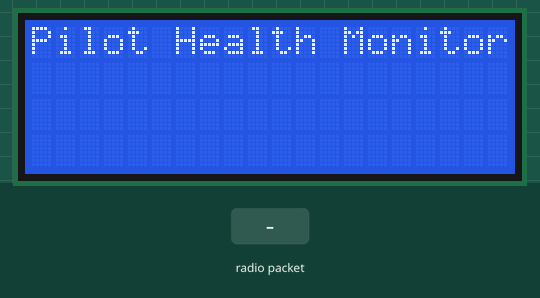
A sketch run on a simulated Arduino Uno, built with avr-gcc and run on an emulated ATmega328P. Parts: 20×4 character LCD. Inputs (shaded band) come from the test bench. No radio packets arrive unless stated.

Above: at 1.2 s.
1.3 s: radio packet "1" arrives
At 1.6 s:
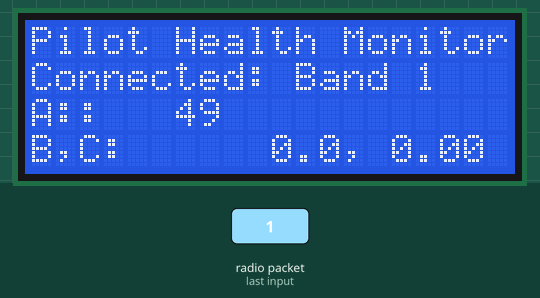
Timing chart, 0 to 4.3 s (numbered marks = the images above; inputs shaded):
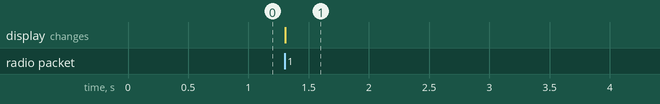

The sketch:

ATC_Base_Code.ino
```cpp
//ATC Code
#include <LiquidCrystal.h>
#include <SPI.h>
#include "RF24.h"
#include <SoftwareSerial.h>

SoftwareSerial BTserial(0, 1); // RX | TX

const int rs = 9, en = 6, d4 = 5, d5 = 4, d6 = 3, d7 = 2;
LiquidCrystal lcd(rs, en, d4, d5, d6, d7);

RF24 myRadio (7, 8);
struct package
{
  int A=0;
  float B=0;
  float C=0;
  float D=0;
  float E=0;
  float F=0;
  float G=0;
  float H=0;
  float I=0;
};

byte addresses[][16] = {"0"};


typedef struct package Package;
Package data;

void setup()
{
  lcd.begin(20, 4);
  lcd.print("Pilot Health Monitor");
  //Serial.begin(9600);
  BTserial.begin(9600);
  myRadio.begin();
  myRadio.setChannel(115);
  myRadio.setPALevel(RF24_PA_MAX);
  myRadio.setDataRate( RF24_250KBPS ) ;
  myRadio.openReadingPipe(1, addresses[0]);
  myRadio.startListening();
}


void loop()
{
  if ( myRadio.available())
  {
    lcd.setCursor(0, 1);
    lcd.print("Connected: Band 1");

    while (myRadio.available())
    {
      myRadio.read( &data, sizeof(data) );
    }
    lcd.setCursor(0, 2);
    lcd.print("A:: ");
    lcd.setCursor(6, 2);
    lcd.print(data.A);
    lcd.setCursor(12, 2);
    //lcd.print("F");

    lcd.setCursor(0, 3);
    lcd.print("B,C: ");
    lcd.setCursor(10, 3);
    lcd.print(data.B);
    lcd.setCursor(13, 3);
    lcd.print(", ");
    lcd.setCursor(15, 3);
    lcd.print(data.C);

    BTserial.print(millis() / 1000);   //1- active time
    BTserial.print(",");
    BTserial.print(data.B);   //2- heartrate
    BTserial.print(",");
    BTserial.print(data.C);   //3- oxygen level
    BTserial.print(",");
    BTserial.print(data.D);   //4- temperature
    BTserial.print(",");
    BTserial.print(data.E);   //5- moisture
    BTserial.print(",");
    BTserial.print(data.F);   //6- pressure
    BTserial.print(",");
    BTserial.print(data.G);   //7- altitude
    BTserial.print(",");
    BTserial.print(data.H);   //8- movement-X
    BTserial.print(",");
    BTserial.print(data.I);   //9- movement-Y */
    delay(5000);

    //Serial.print("\nPackage:");
    //Serial.print(data.X);
    //Serial.print("\n");
    //Serial.println(data.Y);
  }
}
```

Measured:
- after the input at 1.3 s, the display: changes at once (image 1)
